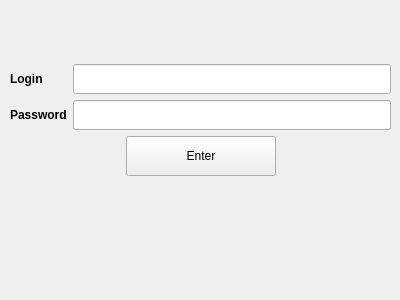
<?xml version="1.0" encoding="UTF-8"?>
<ui version="4.0">
 <class>Form</class>
 <widget class="QWidget" name="Form">
  <property name="geometry">
   <rect>
    <x>0</x>
    <y>0</y>
    <width>400</width>
    <height>300</height>
   </rect>
  </property>
  <property name="windowTitle">
   <string>Form</string>
  </property>
  <widget class="QWidget" name="">
   <property name="geometry">
    <rect>
     <x>10</x>
     <y>40</y>
     <width>381</width>
     <height>221</height>
    </rect>
   </property>
   <layout class="QVBoxLayout" name="verticalLayout_2">
    <item>
     <layout class="QVBoxLayout" name="verticalLayout">
      <item>
       <layout class="QVBoxLayout" name="verticalLayout_5">
        <item>
         <layout class="QHBoxLayout" name="horizontalLayout">
          <item>
           <layout class="QVBoxLayout" name="verticalLayout_3">
            <item>
             <widget class="QLabel" name="label">
              <property name="font">
               <font>
                <pointsize>9</pointsize>
                <weight>75</weight>
                <bold>true</bold>
               </font>
              </property>
              <property name="text">
               <string>Login</string>
              </property>
             </widget>
            </item>
            <item>
             <widget class="QLabel" name="label_2">
              <property name="font">
               <font>
                <pointsize>9</pointsize>
                <weight>75</weight>
                <bold>true</bold>
               </font>
              </property>
              <property name="text">
               <string>Password</string>
              </property>
             </widget>
            </item>
           </layout>
          </item>
          <item>
           <layout class="QVBoxLayout" name="verticalLayout_4">
            <item>
             <widget class="QLineEdit" name="loginEdit">
              <property name="minimumSize">
               <size>
                <width>0</width>
                <height>30</height>
               </size>
              </property>
             </widget>
            </item>
            <item>
             <widget class="QLineEdit" name="passwordEdit">
              <property name="minimumSize">
               <size>
                <width>0</width>
                <height>30</height>
               </size>
              </property>
              <property name="echoMode">
               <enum>QLineEdit::Password</enum>
              </property>
             </widget>
            </item>
           </layout>
          </item>
         </layout>
        </item>
        <item>
         <layout class="QHBoxLayout" name="horizontalLayout_3">
          <item>
           <spacer name="horizontalSpacer">
            <property name="orientation">
             <enum>Qt::Horizontal</enum>
            </property>
            <property name="sizeHint" stdset="0">
             <size>
              <width>40</width>
              <height>20</height>
             </size>
            </property>
           </spacer>
          </item>
          <item>
           <widget class="QPushButton" name="enterButton">
            <property name="minimumSize">
             <size>
              <width>150</width>
              <height>40</height>
             </size>
            </property>
            <property name="text">
             <string>Enter</string>
            </property>
           </widget>
          </item>
          <item>
           <spacer name="horizontalSpacer_2">
            <property name="orientation">
             <enum>Qt::Horizontal</enum>
            </property>
            <property name="sizeHint" stdset="0">
             <size>
              <width>40</width>
              <height>20</height>
             </size>
            </property>
           </spacer>
          </item>
         </layout>
        </item>
       </layout>
      </item>
     </layout>
    </item>
    <item>
     <widget class="QLabel" name="errorLabel">
      <property name="maximumSize">
       <size>
        <width>16777215</width>
        <height>30</height>
       </size>
      </property>
      <property name="font">
       <font>
        <pointsize>9</pointsize>
        <weight>75</weight>
        <bold>true</bold>
       </font>
      </property>
      <property name="styleSheet">
       <string notr="true">QLabel{
color: red;
}</string>
      </property>
      <property name="text">
       <string/>
      </property>
      <property name="alignment">
       <set>Qt::AlignCenter</set>
      </property>
     </widget>
    </item>
   </layout>
  </widget>
 </widget>
 <resources/>
 <connections/>
</ui>
